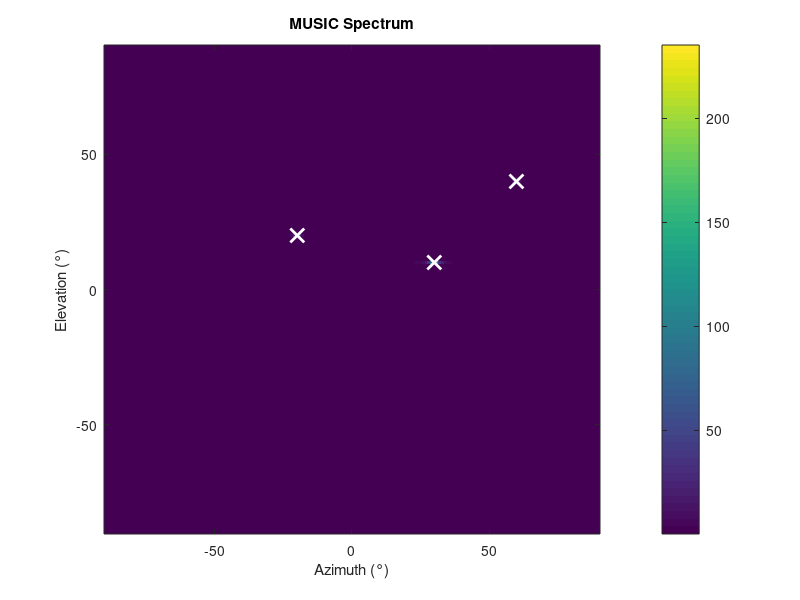

The MATLAB source for this figure:

%==================== Accurate DoA Estimation Using PARAFAC and MUSIC ====================%
% Uses: base MATLAB only, 2D UPA, uncorrelated sources
clear; clc; close all;

%-------------------- UPA and Signal Parameters --------------------%
Mx = 6; My = 6;
dx = 0.5; dy = 0.5;
N = Mx * My;
K = 3;
T = 200;
SNR = 20;

% True emitter directions
az_true = [-20, 30, 60]; % degrees
el_true = [20, 10, 40];  % degrees
az_rad = deg2rad(az_true);
el_rad = deg2rad(el_true);

% Grid index for UPA
[xg, yg] = meshgrid(0:Mx-1, 0:My-1);
xg = xg(:); yg = yg(:);

%-------------------- Steering Matrix A --------------------%
A = zeros(N, K);
for k = 1:K
    u = sin(el_rad(k)) * cos(az_rad(k));
    v = sin(el_rad(k)) * sin(az_rad(k));
    A(:,k) = exp(1j*2*pi*(dx*xg*u + dy*yg*v));
end

% Source signals and noise
S = randn(K, T) + 1j*randn(K, T);
X = A * S;
sigma = norm(X, 'fro') / sqrt(N*T*10^(SNR/10));
Xn = X + sigma*(randn(N,T) + 1j*randn(N,T))/sqrt(2);

%-------------------- Tensor Construction [Mx, My, T] --------------------%
X_tensor = reshape(Xn, [Mx, My, T]);

%-------------------- PARAFAC Decomposition via ALS --------------------%
Ax = randn(Mx, K) + 1j*randn(Mx, K);
Ay = randn(My, K) + 1j*randn(My, K);
At = randn(T, K) + 1j*randn(T, K);
max_iter = 50;

for iter = 1:max_iter
    % Update Ax
    for i = 1:Mx
        V = zeros(K,K); Z = zeros(K,1);
        for t = 1:T
            Yt = squeeze(X_tensor(i,:,t)).';
            Bt = Ay .* At(t,:);
            V = V + Bt'*Bt;
            Z = Z + Bt'*Yt;
        end
        Ax(i,:) = (V \ Z).';
    end

    % Update Ay
    for j = 1:My
        V = zeros(K,K); Z = zeros(K,1);
        for t = 1:T
            Xt = squeeze(X_tensor(:,j,t));
            Bt = Ax .* At(t,:);
            V = V + Bt'*Bt;
            Z = Z + Bt'*Xt;
        end
        Ay(j,:) = (V \ Z).';
    end

    % Update At
    for t = 1:T
        Xt = squeeze(X_tensor(:,:,t));
        Bt = Ax.' * Xt * Ay;
        At(t,:) = diag(Bt).';
    end
end

%-------------------- Estimate DoAs from PARAFAC Factors --------------------%
angles = -90:1:90;
[AZ, EL] = meshgrid(angles, angles);
num_grid = numel(AZ);
DoAs_est_parafac = zeros(K, 2);

for k = 1:K
    best_score = -inf;
    for idx = 1:num_grid
        az0 = deg2rad(AZ(idx));
        el0 = deg2rad(EL(idx));
        u = sin(el0)*cos(az0);
        v = sin(el0)*sin(az0);
        a_x = exp(1j*2*pi*dx*(0:Mx-1)'*u);
        a_y = exp(1j*2*pi*dy*(0:My-1)'*v);
        score = abs((a_x'*Ax(:,k)) * (a_y'*Ay(:,k)));
        if score > best_score
            best_score = score;
            DoAs_est_parafac(k,:) = [rad2deg(az0), rad2deg(el0)];
        end
    end
end

%-------------------- MUSIC DoA Estimation --------------------%
Rxx = (Xn * Xn') / T;
[U,D] = eig(Rxx);
[eigs_sorted, idx] = sort(diag(D), 'descend');
Un = U(:, idx(K+1:end));

P_music = zeros(size(AZ));
for i = 1:num_grid
    az0 = deg2rad(AZ(i));
    el0 = deg2rad(EL(i));
    u = sin(el0)*cos(az0);
    v = sin(el0)*sin(az0);
    a = exp(1j*2*pi*(dx*xg*u + dy*yg*v));
    P_music(i) = 1 / abs(a' * (Un*Un') * a);
end

%-------------------- Plot MUSIC Spectrum --------------------%
figure;
imagesc(angles, angles, abs(P_music)); axis xy;
xlabel('Azimuth (°)'); ylabel('Elevation (°)');
title('MUSIC Spectrum'); colorbar;
hold on;
plot(az_true, el_true, 'wx', 'LineWidth', 2, 'MarkerSize', 10);

%-------------------- Print Results --------------------%
disp('True DoAs:');
disp([az_true(:), el_true(:)]);

disp('PARAFAC Estimated DoAs:');
disp(DoAs_est_parafac);
